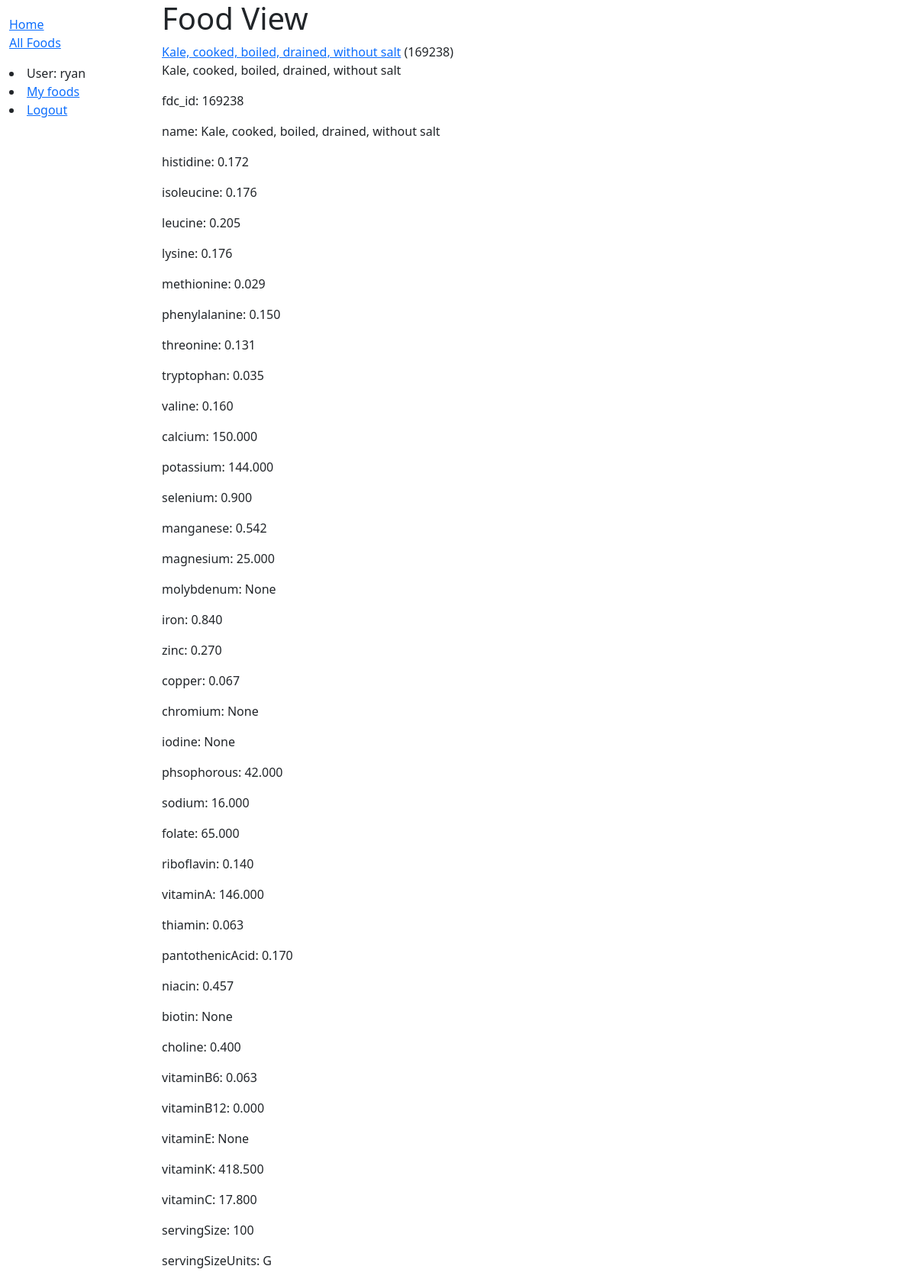
The page /catalog/foods/169238/ (signed in) on the database its author committed.
### catalog/models.py (models this page shows, shortened)
class User(AbstractUser):
    pass

class Food(models.Model):
    fdc_id = models.PositiveIntegerField(primary_key=True)
    name = models.CharField(max_length=200)
    histidine = models.DecimalField(max_digits=9,decimal_places=3,default=0,null=True)
    isoleucine = models.DecimalField(max_digits=9,decimal_places=3,default=0,null=True)
    leucine = models.DecimalField(max_digits=9,decimal_places=3,default=0,null=True)
    lysine = models.DecimalField(max_digits=9,decimal_places=3,default=0,null=True)
    methionine = models.DecimalField(max_digits=9,decimal_places=3,default=0,null=True)
    phenylalanine = models.DecimalField(max_digits=9,decimal_places=3,default=0,null=True)
    threonine = models.DecimalField(max_digits=9,decimal_places=3,default=0,null=True)
    tryptophan = models.DecimalField(max_digits=9,decimal_places=3,default=0,null=True)
    valine = models.DecimalField(max_digits=9,decimal_places=3,default=0,null=True)
    calcium = models.DecimalField(max_digits=9,decimal_places=3,default=0,null=True)
    potassium = models.DecimalField(max_digits=9,decimal_places=3,default=0,null=True)
    selenium = models.DecimalField(max_digits=9,decimal_places=3,default=0,null=True)
    manganese = models.DecimalField(max_digits=9,decimal_places=3,default=0,null=True)
    magnesium = models.DecimalField(max_digits=9,decimal_places=3,default=0,null=True)
    molybdenum = models.DecimalField(max_digits=9,decimal_places=3,default=0,null=True)
    iron = models.DecimalField(max_digits=9,decimal_places=3,default=0,null=True)
    zinc = models.DecimalField(max_digits=9, decimal_places=3,default=0,null=True)
    copper = models.DecimalField(max_digits=9, decimal_places=3,default=0,null=True)
    chromium = models.DecimalField(max_digits=9, decimal_places=3,default=0,null=True)
    iodine = models.DecimalField(max_digits=9, decimal_places=3,default=0,null=True)
    phsophorous = models.DecimalField(max_digits=9, decimal_places=3,default=0,null=True)
    sodium = models.DecimalField(max_digits=9, decimal_places=3,default=0,null=True)
    folate = models.DecimalField(max_digits=9, decimal_places=3,default=0,null=True)
    riboflavin = models.DecimalField(max_digits=9, decimal_places=3,default=0,null=True)
    vitaminA = models.DecimalField(max_digits=9, decimal_places=3,default=0,null=True)
    thiamin = models.DecimalField(max_digits=9, decimal_places=3,default=0,null=True)
    pantothenicAcid = models.DecimalField(max_digits=9, decimal_places=3,default=0,null=True)
    niacin = models.DecimalField(max_digits=9, decimal_places=3,default=0,null=True)
    biotin = models.DecimalField(max_digits=9, decimal_places=3,default=0,null=True)
    choline = models.DecimalField(max_digits=9, decimal_places=3,default=0,null=True)
    vitaminB6 = models.DecimalField(max_digits=6, decimal_places=3,default=0,null=True)
    vitaminB12 = models.DecimalField(max_digits=9, decimal_places=3,default=0,null=True)
    vitaminE = models.DecimalField(max_digits=9, decimal_places=3,default=0,null=True)
    vitaminK = models.DecimalField(max_digits=9, decimal_places=3,default=0,null=True)
    vitaminC = models.DecimalField(max_digits=9, decimal_places=3,default=0,null=True)
    servingSize = models.PositiveIntegerField()
    servingSizeUnits = models.CharField(max_length=5)
    def get_fields(self):
        return [(field.name, getattr(self, field.name)) for field in Food._meta.fields]
    def get_absolute_url(self):
        return reverse('food-detail', args=[str(self.fdc_id)])

### catalog/views.py (the view)
# urls.py: path('foods/<int:pk>/', views.FoodDetailView.as_view(), name='food-detail'),
class FoodDetailView(LoginRequiredMixin, generic.DetailView):
    model = Food

### catalog/templates/catalog/food_detail.html
{% extends 'base_generic.html' %}
{% block content %}
<h1>Food View</h1>
<a href="{{ food.get_absolute_url }}">{{ food.name }}</a> ({{food.fdc_id}})
<p>{{ food.name}}</p>
{% for f,v in food.get_fields %}
   <p> {{ f }}: {{ v }} </p>
{% endfor %}
{% endblock %}

### catalog/templates/base_generic.html (shortened to what this page needs)
<!DOCTYPE html>
<html lang="en">
    <head>
        <link href="https://cdn.jsdelivr.net/npm/bootstrap@5.3.0-alpha1/dist/css/bootstrap.min.css" rel="stylesheet">
        {% load static %}
        <link rel="stylesheet" href="{%static 'css/styles.css' %}">
    </head>
    <body>
        <div class="container-fluid">
            <div class="row">
                <div class="col-sm-2">
                    {% block sidebar %}
                    <ul class="sidebar-nav">
                        <li><a href="{% url 'index' %}">Home</a></li>
                        <li><a href="{% url 'foods' %}">All Foods</a></li>
                    </ul>
                    {% if user.is_authenticated %}
                    <li>User: {{ user.get_username }}</li>
                    <li><a href="{% url 'my-eaten' %}">My foods</a></li>
                    <li><a href="{% url 'logout' %}?next={{ request.path }}">Logout</a></li>
                    {% else %}
                    <li><a href ="{% url 'login' %}?next={{ request.path}}">Login</a></li>
                    {% endif %}
                    {% endblock %}
                </div>
                <div class="col-sm-10 ">{% block content %}{% endblock %}</div>
            </div>
        </div>
    </body>
</html>

### catalog/static/css/styles.css (style rules this page uses)
.sidebar-nav { margin-top: 20px; padding: 0; list-style: none; }

### rows shown on the page
User: get_username "ryan"
Food: name "Kale, cooked, boiled, drained, without salt", fdc_id "169238", get_fields "Kale, cooked, boiled, drained, without salt" "0.172" "0.176" "0.205" "0.176" "0.029" "0.150" "0.131" "0.035" "0.160" "150.000" "144.000" "0.900" "0.542" "25.000" "0.840" "0.270" "0.067" "42.000" "16.000" "65.000" "0.140" "146.000" "0.063" "0.170" "0.457" "0.400" "0.063" "0.000" "418.500" "17.800"

### other values the page prints
{{ f }} "fdc_id" "name" "histidine" "isoleucine" "leucine" "lysine" "methionine" "phenylalanine" "threonine" "tryptophan" "valine" "calcium" "potassium" "selenium" "manganese" "magnesium" "molybdenum" "iron" "zinc" "copper" "chromium" "iodine" "phsophorous" "sodium" "folate" "riboflavin" "vitaminA" "thiamin" "pantothenicAcid" "niacin" "biotin" "choline" "vitaminB6" "vitaminB12" "vitaminE" "vitaminK" "vitaminC" "servingSize" "servingSizeUnits"
{{ v }} "169238" "None" "None" "None" "None" "None" "100" "G"
